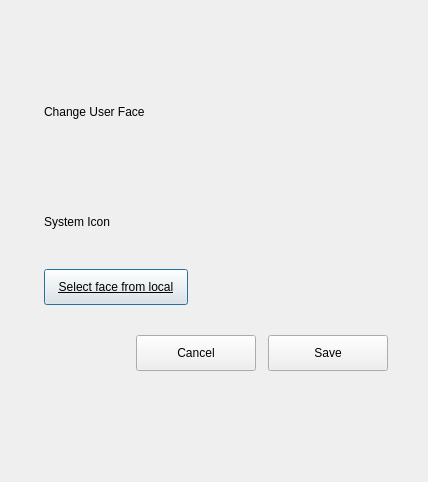
<?xml version="1.0" encoding="UTF-8"?>
<ui version="4.0">
 <class>ChangeFaceDialog</class>
 <widget class="QDialog" name="ChangeFaceDialog">
  <property name="geometry">
   <rect>
    <x>0</x>
    <y>0</y>
    <width>428</width>
    <height>482</height>
   </rect>
  </property>
  <property name="sizePolicy">
   <sizepolicy hsizetype="Preferred" vsizetype="Fixed">
    <horstretch>0</horstretch>
    <verstretch>0</verstretch>
   </sizepolicy>
  </property>
  <property name="minimumSize">
   <size>
    <width>428</width>
    <height>482</height>
   </size>
  </property>
  <property name="maximumSize">
   <size>
    <width>428</width>
    <height>482</height>
   </size>
  </property>
  <property name="windowTitle">
   <string notr="true">Change Face</string>
  </property>
  <layout class="QVBoxLayout" name="verticalLayout_2">
   <property name="spacing">
    <number>0</number>
   </property>
   <property name="leftMargin">
    <number>0</number>
   </property>
   <property name="topMargin">
    <number>0</number>
   </property>
   <property name="rightMargin">
    <number>8</number>
   </property>
   <property name="bottomMargin">
    <number>0</number>
   </property>
   <item>
    <widget class="QFrame" name="frame">
     <property name="sizePolicy">
      <sizepolicy hsizetype="Preferred" vsizetype="Fixed">
       <horstretch>0</horstretch>
       <verstretch>0</verstretch>
      </sizepolicy>
     </property>
     <property name="frameShape">
      <enum>QFrame::NoFrame</enum>
     </property>
     <property name="frameShadow">
      <enum>QFrame::Raised</enum>
     </property>
     <layout class="QVBoxLayout" name="verticalLayout_6">
      <property name="spacing">
       <number>0</number>
      </property>
      <property name="leftMargin">
       <number>0</number>
      </property>
      <property name="topMargin">
       <number>0</number>
      </property>
      <property name="rightMargin">
       <number>0</number>
      </property>
      <property name="bottomMargin">
       <number>0</number>
      </property>
      <item>
       <layout class="QVBoxLayout" name="verticalLayout_5">
        <property name="spacing">
         <number>0</number>
        </property>
        <property name="bottomMargin">
         <number>0</number>
        </property>
        <item>
         <layout class="QVBoxLayout" name="verticalLayout_7">
          <property name="spacing">
           <number>0</number>
          </property>
          <property name="leftMargin">
           <number>44</number>
          </property>
          <property name="topMargin">
           <number>34</number>
          </property>
          <property name="rightMargin">
           <number>32</number>
          </property>
          <property name="bottomMargin">
           <number>40</number>
          </property>
          <item>
           <widget class="QLabel" name="titleLabel">
            <property name="text">
             <string>Change User Face</string>
            </property>
           </widget>
          </item>
          <item>
           <spacer name="verticalSpacer_3">
            <property name="orientation">
             <enum>Qt::Vertical</enum>
            </property>
            <property name="sizeType">
             <enum>QSizePolicy::Fixed</enum>
            </property>
            <property name="sizeHint" stdset="0">
             <size>
              <width>20</width>
              <height>16</height>
             </size>
            </property>
           </spacer>
          </item>
          <item>
           <layout class="QHBoxLayout" name="horizontalLayout_3">
            <property name="spacing">
             <number>12</number>
            </property>
            <item>
             <widget class="QLabel" name="faceLabel">
              <property name="minimumSize">
               <size>
                <width>48</width>
                <height>48</height>
               </size>
              </property>
              <property name="maximumSize">
               <size>
                <width>48</width>
                <height>48</height>
               </size>
              </property>
              <property name="text">
               <string/>
              </property>
              <property name="scaledContents">
               <bool>true</bool>
              </property>
             </widget>
            </item>
            <item>
             <layout class="QVBoxLayout" name="verticalLayout_8">
              <property name="spacing">
               <number>3</number>
              </property>
              <item alignment="Qt::AlignBottom">
               <widget class="QLabel" name="usernameLabel">
                <property name="sizePolicy">
                 <sizepolicy hsizetype="Preferred" vsizetype="Fixed">
                  <horstretch>0</horstretch>
                  <verstretch>0</verstretch>
                 </sizepolicy>
                </property>
                <property name="text">
                 <string/>
                </property>
               </widget>
              </item>
              <item alignment="Qt::AlignTop">
               <widget class="QLabel" name="typeLabel">
                <property name="sizePolicy">
                 <sizepolicy hsizetype="Preferred" vsizetype="Fixed">
                  <horstretch>0</horstretch>
                  <verstretch>0</verstretch>
                 </sizepolicy>
                </property>
                <property name="text">
                 <string/>
                </property>
               </widget>
              </item>
             </layout>
            </item>
           </layout>
          </item>
          <item>
           <spacer name="verticalSpacer_4">
            <property name="orientation">
             <enum>Qt::Vertical</enum>
            </property>
            <property name="sizeType">
             <enum>QSizePolicy::Fixed</enum>
            </property>
            <property name="sizeHint" stdset="0">
             <size>
              <width>20</width>
              <height>32</height>
             </size>
            </property>
           </spacer>
          </item>
          <item>
           <widget class="QLabel" name="label">
            <property name="text">
             <string>System Icon</string>
            </property>
           </widget>
          </item>
          <item>
           <spacer name="verticalSpacer_5">
            <property name="orientation">
             <enum>Qt::Vertical</enum>
            </property>
            <property name="sizeType">
             <enum>QSizePolicy::Fixed</enum>
            </property>
            <property name="sizeHint" stdset="0">
             <size>
              <width>20</width>
              <height>16</height>
             </size>
            </property>
           </spacer>
          </item>
          <item>
           <widget class="QWidget" name="facesWidget" native="true"/>
          </item>
          <item>
           <spacer name="verticalSpacer">
            <property name="orientation">
             <enum>Qt::Vertical</enum>
            </property>
            <property name="sizeType">
             <enum>QSizePolicy::Expanding</enum>
            </property>
            <property name="sizeHint" stdset="0">
             <size>
              <width>20</width>
              <height>24</height>
             </size>
            </property>
           </spacer>
          </item>
          <item>
           <layout class="QHBoxLayout" name="horizontalLayout_4">
            <item>
             <widget class="QPushButton" name="customfaceBtn">
              <property name="minimumSize">
               <size>
                <width>144</width>
                <height>36</height>
               </size>
              </property>
              <property name="maximumSize">
               <size>
                <width>16777215</width>
                <height>36</height>
               </size>
              </property>
              <property name="font">
               <font>
                <underline>true</underline>
               </font>
              </property>
              <property name="text">
               <string>Select face from local</string>
              </property>
              <property name="flat">
               <bool>false</bool>
              </property>
             </widget>
            </item>
            <item>
             <spacer name="horizontalSpacer_2">
              <property name="orientation">
               <enum>Qt::Horizontal</enum>
              </property>
              <property name="sizeHint" stdset="0">
               <size>
                <width>40</width>
                <height>20</height>
               </size>
              </property>
             </spacer>
            </item>
           </layout>
          </item>
          <item>
           <spacer name="verticalSpacer_2">
            <property name="orientation">
             <enum>Qt::Vertical</enum>
            </property>
            <property name="sizeType">
             <enum>QSizePolicy::Fixed</enum>
            </property>
            <property name="sizeHint" stdset="0">
             <size>
              <width>20</width>
              <height>30</height>
             </size>
            </property>
           </spacer>
          </item>
          <item>
           <layout class="QHBoxLayout" name="horizontalLayout">
            <property name="spacing">
             <number>12</number>
            </property>
            <item>
             <spacer name="horizontalSpacer">
              <property name="orientation">
               <enum>Qt::Horizontal</enum>
              </property>
              <property name="sizeHint" stdset="0">
               <size>
                <width>40</width>
                <height>20</height>
               </size>
              </property>
             </spacer>
            </item>
            <item>
             <widget class="QPushButton" name="cancelBtn">
              <property name="minimumSize">
               <size>
                <width>120</width>
                <height>36</height>
               </size>
              </property>
              <property name="maximumSize">
               <size>
                <width>120</width>
                <height>36</height>
               </size>
              </property>
              <property name="text">
               <string>Cancel</string>
              </property>
             </widget>
            </item>
            <item>
             <widget class="QPushButton" name="saveBtn">
              <property name="minimumSize">
               <size>
                <width>120</width>
                <height>36</height>
               </size>
              </property>
              <property name="maximumSize">
               <size>
                <width>120</width>
                <height>36</height>
               </size>
              </property>
              <property name="text">
               <string>Save</string>
              </property>
             </widget>
            </item>
           </layout>
          </item>
         </layout>
        </item>
       </layout>
      </item>
     </layout>
    </widget>
   </item>
  </layout>
 </widget>
 <resources/>
 <connections/>
</ui>
